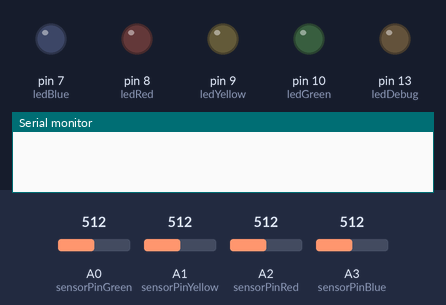
Recording of a sketch running on a simulated Arduino Uno, built with avr-gcc and run on an emulated ATmega328P. Shown: output pins drawn as LEDs (lit = HIGH), the last lines printed to the serial monitor. The inputs (shaded band) are chosen by the test bench; at power-on: A0 (sensorPinGreen) = 512, A1 (sensorPinYellow) = 512, A2 (sensorPinRed) = 512, A3 (sensorPinBlue) = 512.

Above: at 0.1 s.
At 4.6 s:
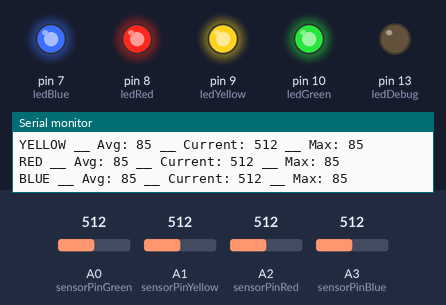
Timing chart, 0 to 6.7 s (numbered marks = the images above):
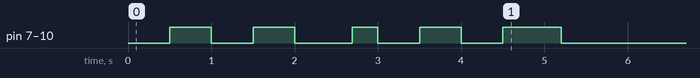

The sketch:

eSimonSays_printed.ino
```cpp
#include <Wire.h>
#include "TimerOne.h"

int sensorPinGreen = A0;        // select the input pin for the potentiometer
int sensorPinYellow = A1;       // select the input pin for the potentiometer
int sensorPinRed = A2;        // select the input pin for the potentiometer
int sensorPinBlue = A3;       // select the input pin for the potentiometer

int ledDebug = 13;          // select the pin for the LED
int ledGreen = 10;          // select the pin for the LED
int ledYellow = 9;         // select the pin for the LED
int ledRed = 8;        // select the pin for the LED
int ledBlue = 7;            // select the pin for the LED

int sensorValueGreen = 0;         // variable to store the value coming from the sensor Green
int sensorValueYellow = 0;        // variable to store the value coming from the sensor Yellow
int sensorValueRed = 0;         // variable to store the value coming from the sensor Red
int sensorValueBlue = 0;      // variable to store the value coming from the sensor Blue

int MaxValueGreen=0;          // Maximum value for variable sensor Green
int AvgValueGreen=0;          // Average value for variable sensor Green
int CountKeyGreen=0;          // Counter for variable sensor Green

int MaxValueYellow=0;         // Maximum value for variable sensor Yellow
int AvgValueYellow=0;          // Average value for variable sensor Green
int CountKeyYellow=0;         // Counter for variable sensor Yellow

int MaxValueRed=0;            // Maximum value for variable sensor Red
int AvgValueRed=0;          // Average value for variable sensor Green
int CountKeyRed=0;            // Counter for variable sensor Red

int MaxValueBlue=0;           // Maximum value for variable sensor Blue
int AvgValueBlue=0;          // Average value for variable sensor Green
int CountKeyBlue=0;           // Counter for variable sensor Blue

byte LedBlinkStatus = 0;       // variable to store LEDs blink status ------- Green = bit 0, Yellow = bit 1, Red = bit 2, Blue = bit 3
byte flagLedGreen = 1;
byte flagLedYellow = 2;
byte flagLedRed = 3;
byte flagLedBlue = 4;
byte flagLedAll = 5;

byte KeyStatus = 0;           // variable to store Key status ------- Green = bit 0, Yellow = bit 1, Red = bit 2, Blue = bit 3
byte flagKeyGreen = 1;
byte flagKeyYellow = 2;
byte flagKeyRed = 3;
byte flagKeyBlue = 4;
int counterLED = 0;
int counterLEDcircle = 0;
int counterLEDAll = 0;
int reportKeyscounter = 0;


const int numReadings = 30;

int readingsGreen[numReadings];      // the readings from the analog input
int readIndexGreen = 0;              // the index of the current reading
int totalGreen = 0;                  // the running total
int averageGreen = 0;                // the average

int readingsYellow[numReadings];      // the readings from the analog input
int readIndexYellow = 0;              // the index of the current reading
int totalYellow = 0;                  // the running total
int averageYellow = 0;                // the average

int readingsRed[numReadings];      // the readings from the analog input
int readIndexRed = 0;              // the index of the current reading
int totalRed = 0;                  // the running total
int averageRed = 0;                // the average

int readingsBlue[numReadings];      // the readings from the analog input
int readIndexBlue = 0;              // the index of the current reading
int totalBlue = 0;                  // the running total
int averageBlue = 0;                // the average

void setup() {
  // Initialize Serial port
  Serial.begin(9600);

  // Initialize LED states
  pinMode(ledDebug, OUTPUT);
  pinMode(ledGreen, OUTPUT);
  pinMode(ledBlue, OUTPUT);
  pinMode(ledYellow, OUTPUT);
  pinMode(ledRed, OUTPUT);

// Initialize Timer Interrrupt
  Timer1.initialize(500000);                 // initialize timer1, and set a 1 second period
  Timer1.attachInterrupt(timer_callback);     // attaches callback() as a timer overflow interrupt
  bitSet(LedBlinkStatus,flagLedAll);
}

void loop() {

}


void timer_callback()
{
  sensorValueGreen = analogRead(sensorPinGreen);
  AvgValueGreen=moving_average_green();
  if (sensorValueGreen > MaxValueGreen) MaxValueGreen=sensorValueGreen;
  if (AvgValueGreen < 0.7*MaxValueGreen) MaxValueGreen=AvgValueGreen;       // lower max value to the average

  sensorValueYellow = analogRead(sensorPinYellow);
  AvgValueYellow=moving_average_yellow();
  if (sensorValueYellow > MaxValueYellow) MaxValueYellow=sensorValueYellow;
  if (AvgValueYellow < 0.7*MaxValueYellow) MaxValueYellow=AvgValueYellow;       // lower max value to the average

  sensorValueRed = analogRead(sensorPinRed);
  AvgValueRed=moving_average_red();
  if (sensorValueRed > MaxValueRed) MaxValueRed=sensorValueRed;
  if (AvgValueRed < 0.7*MaxValueRed) MaxValueRed=AvgValueRed;       // lower max value to the average

  sensorValueBlue = analogRead(sensorPinBlue);
  AvgValueBlue=moving_average_blue();
  if (sensorValueBlue > MaxValueBlue) MaxValueBlue=sensorValueBlue;
  if (AvgValueBlue < 0.7*MaxValueBlue) MaxValueBlue=AvgValueBlue;       // lower max value to the average

  // report keys counter -- check sensor keys status
  reportKeyscounter=reportKeyscounter+1;
  if (reportKeyscounter==5)
  {
    reportKeys();
    reportKeyscounter=0;
    }

  // identifying keypress on green sensor
  if (sensorValueGreen < MaxValueGreen/2)
  {
    CountKeyGreen=CountKeyGreen+1;
    if (CountKeyGreen == 3)
    {
      KeyStatus=0;
      bitSet(KeyStatus,flagKeyGreen);
      bitSet(LedBlinkStatus,flagLedGreen);
      CountKeyGreen=0;
      }
  }

  // identifying keypress on yellow sensor
  if (sensorValueYellow < MaxValueYellow/2)
  {
    CountKeyYellow=CountKeyYellow+1;
    if (CountKeyYellow == 3)
    {
      KeyStatus=0;
      bitSet(KeyStatus,flagKeyYellow);
      bitSet(LedBlinkStatus,flagLedYellow);
      CountKeyYellow=0;
      }
  }

  // identifying keypress on red sensor
  if (sensorValueRed < MaxValueRed/2)
  {
    CountKeyRed=CountKeyRed+1;
    if (CountKeyRed == 3)
    {
      KeyStatus=0;
      bitSet(KeyStatus,flagKeyRed);
      bitSet(LedBlinkStatus,flagLedRed);
      CountKeyRed=0;
      }
  }

  // identifying keypress on blue sensor
  if (sensorValueBlue < MaxValueBlue/2)
  {
    CountKeyBlue=CountKeyBlue+1;
    if (CountKeyBlue == 3)
    {
      KeyStatus=0;
      bitSet(KeyStatus,flagKeyBlue);
      bitSet(LedBlinkStatus,flagLedBlue);
      CountKeyBlue=0;
      }
  }

  if (LedBlinkStatus==0)
    {
     // bitSet(LedBlinkStatus,flagLedGreen);
    }

  if (bitRead(LedBlinkStatus,flagLedAll))
  {
    counterLEDAll=counterLEDAll+1;
    digitalWrite(ledGreen, !digitalRead(ledGreen));           // Toggle green led on Timer Interrupt
    digitalWrite(ledYellow, !digitalRead(ledYellow));         // Toggle yellow led on Timer Interrupt
    digitalWrite(ledRed, !digitalRead(ledRed));               // Toggle red led on Timer Interrupt
    digitalWrite(ledBlue, !digitalRead(ledBlue));             // Toggle blue led on Timer Interrupt
    if (counterLEDAll==10)
    {
      bitClear(LedBlinkStatus,flagLedAll);
      digitalWrite(ledGreen, LOW);
      digitalWrite(ledYellow, LOW);
      digitalWrite(ledRed, LOW);
      digitalWrite(ledBlue, LOW);
      counterLEDAll=0;
      delay(1000); // delay to variables stabilize
    }
   }

  if(counterLEDcircle==4)
  {

    bitClear(LedBlinkStatus,flagLedGreen);
    bitClear(LedBlinkStatus,flagLedYellow);
    bitClear(LedBlinkStatus,flagLedRed);
    bitClear(LedBlinkStatus,flagLedBlue);
    counterLEDcircle=0;
    digitalWrite(ledGreen, LOW);
    digitalWrite(ledYellow, LOW);
    digitalWrite(ledRed, LOW);
    digitalWrite(ledBlue, LOW);
    bitSet(LedBlinkStatus,flagLedAll);
    }

  if (bitRead(LedBlinkStatus,flagLedGreen))
    {
      digitalWrite(ledGreen, !digitalRead(ledGreen));       // Toggle green led on Timer Interrupt
      counterLED=counterLED+1;
      if (counterLED==10)
        {
          bitSet(LedBlinkStatus,flagLedYellow);
          bitClear(LedBlinkStatus,flagLedGreen);
          digitalWrite(ledGreen, LOW);
          counterLED=0;
          counterLEDcircle=counterLEDcircle+1;
        }
    }

  if (bitRead(LedBlinkStatus,flagLedYellow))
    {
      digitalWrite(ledYellow, !digitalRead(ledYellow));       // Toggle green led on Timer Interrupt
      counterLED=counterLED+1;
      if (counterLED==10)
        {
          bitSet(LedBlinkStatus,flagLedRed);
          bitClear(LedBlinkStatus,flagLedYellow);
          digitalWrite(ledYellow, LOW);
          counterLED=0;
          counterLEDcircle=counterLEDcircle+1;
        }
    }

    if (bitRead(LedBlinkStatus,flagLedRed))
    {
      digitalWrite(ledRed, !digitalRead(ledRed));       // Toggle green led on Timer Interrupt
      counterLED=counterLED+1;
      if (counterLED==10)
        {
          bitSet(LedBlinkStatus,flagLedBlue);
          bitClear(LedBlinkStatus,flagLedRed);
          digitalWrite(ledRed, LOW);
          counterLED=0;
          counterLEDcircle=counterLEDcircle+1;
        }
    }

  if (bitRead(LedBlinkStatus,flagLedBlue))
    {
      digitalWrite(ledBlue, !digitalRead(ledBlue));       // Toggle green led on Timer Interrupt
      counterLED=counterLED+1;
      if (counterLED==10)
        {
          bitSet(LedBlinkStatus,flagLedGreen);
          bitClear(LedBlinkStatus,flagLedBlue);
          digitalWrite(ledBlue, LOW);
          counterLED=0;
          counterLEDcircle=counterLEDcircle+1;
        }
    }
}

int moving_average_green()
{
    totalGreen = totalGreen - readingsGreen[readIndexGreen];
    // read from the sensor:
    readingsGreen[readIndexGreen] = analogRead(sensorPinGreen);
    // add the reading to the total:
    totalGreen = totalGreen + readingsGreen[readIndexGreen];
    // advance to the next position in the array:
    readIndexGreen = readIndexGreen + 1;

    // if we're at the end of the array...
    if (readIndexGreen >= numReadings) {
    // ...wrap around to the beginning:
    readIndexGreen = 0;
    }
    // calculate the average:
    averageGreen = totalGreen / numReadings;
    return averageGreen;
}


int moving_average_yellow()
{
    totalYellow = totalYellow - readingsYellow[readIndexYellow];
    // read from the sensor:
    readingsYellow[readIndexYellow] = analogRead(sensorPinYellow);
    // add the reading to the total:
    totalYellow = totalYellow + readingsYellow[readIndexYellow];
    // advance to the next position in the array:
    readIndexYellow= readIndexYellow + 1;

    // if we're at the end of the array...
    if (readIndexYellow >= numReadings) {
    // ...wrap around to the beginning:
    readIndexYellow = 0;
    }
    // calculate the average:
    averageYellow = totalYellow / numReadings;
    return averageYellow;
}


int moving_average_red()
{
    totalRed = totalRed - readingsRed[readIndexRed];
    // read from the sensor:
    readingsRed[readIndexRed] = analogRead(sensorPinRed);
    // add the reading to the total:
    totalRed = totalRed + readingsRed[readIndexRed];
    // advance to the next position in the array:
    readIndexRed = readIndexRed + 1;

    // if we're at the end of the array...
    if (readIndexRed >= numReadings) {
    // ...wrap around to the beginning:
    readIndexRed = 0;
    }
    // calculate the average:
    averageRed = totalRed/ numReadings;
    return averageRed;
}


int moving_average_blue()
{
    totalBlue = totalBlue - readingsBlue[readIndexBlue];
    // read from the sensor:
    readingsBlue[readIndexBlue] = analogRead(sensorPinBlue);
    // add the reading to the total:
    totalBlue = totalBlue + readingsBlue[readIndexBlue];
    // advance to the next position in the array:
    readIndexBlue = readIndexBlue + 1;

    // if we're at the end of the array...
    if (readIndexBlue >= numReadings) {
    // ...wrap around to the beginning:
    readIndexBlue = 0;
    }
    // calculate the average:
    averageBlue = totalBlue / numReadings;
    return averageBlue;
}


void reportKeys()
{
  Serial.print("LED Blink status __________: ");
  Serial.println(LedBlinkStatus, BIN);

  Serial.print("Keypress status __________: ");
  Serial.println(KeyStatus, BIN);

  Serial.print("GREEN __ Avg: ");
  Serial.print(AvgValueGreen);
  Serial.print(" __ Current: ");
  Serial.print(sensorValueGreen);
  Serial.print(" __ Max: ");
  Serial.println(MaxValueGreen);


  Serial.print("YELLOW __ Avg: ");
  Serial.print(AvgValueYellow);
  Serial.print(" __ Current: ");
  Serial.print(sensorValueYellow);
  Serial.print(" __ Max: ");
  Serial.println(MaxValueYellow);

  Serial.print("RED __ Avg: ");
  Serial.print(AvgValueRed);
  Serial.print(" __ Current: ");
  Serial.print(sensorValueRed);
  Serial.print(" __ Max: ");
  Serial.println(MaxValueRed);

  Serial.print("BLUE __ Avg: ");
  Serial.print(AvgValueBlue);
  Serial.print(" __ Current: ");
  Serial.print(sensorValueBlue);
  Serial.print(" __ Max: ");
  Serial.println(MaxValueBlue);
  Serial.println();

  }
```

Measured:
- by itself, pin 7 (ledBlue), pin 8 (ledRed), pin 9 (ledYellow), pin 10 (ledGreen): LOW → HIGH at 0.50 s, → LOW 0.50 s later, → HIGH 0.50 s later, → LOW 0.50 s later, … (10 changes in this stretch)
